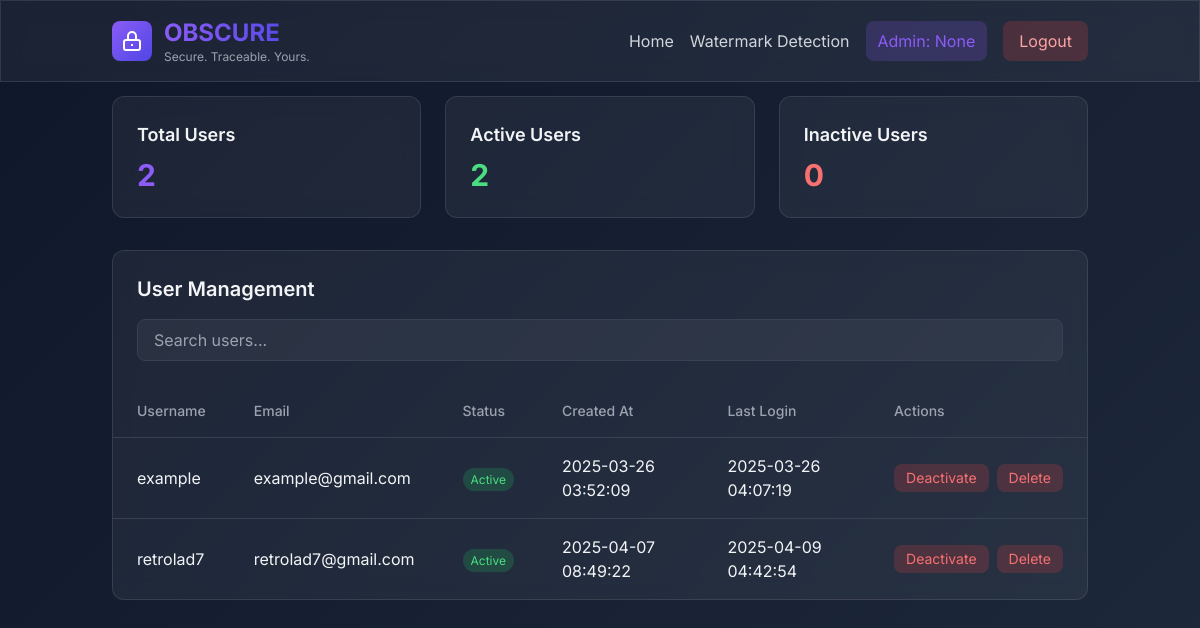
The app's page /admin (signed in), older data.
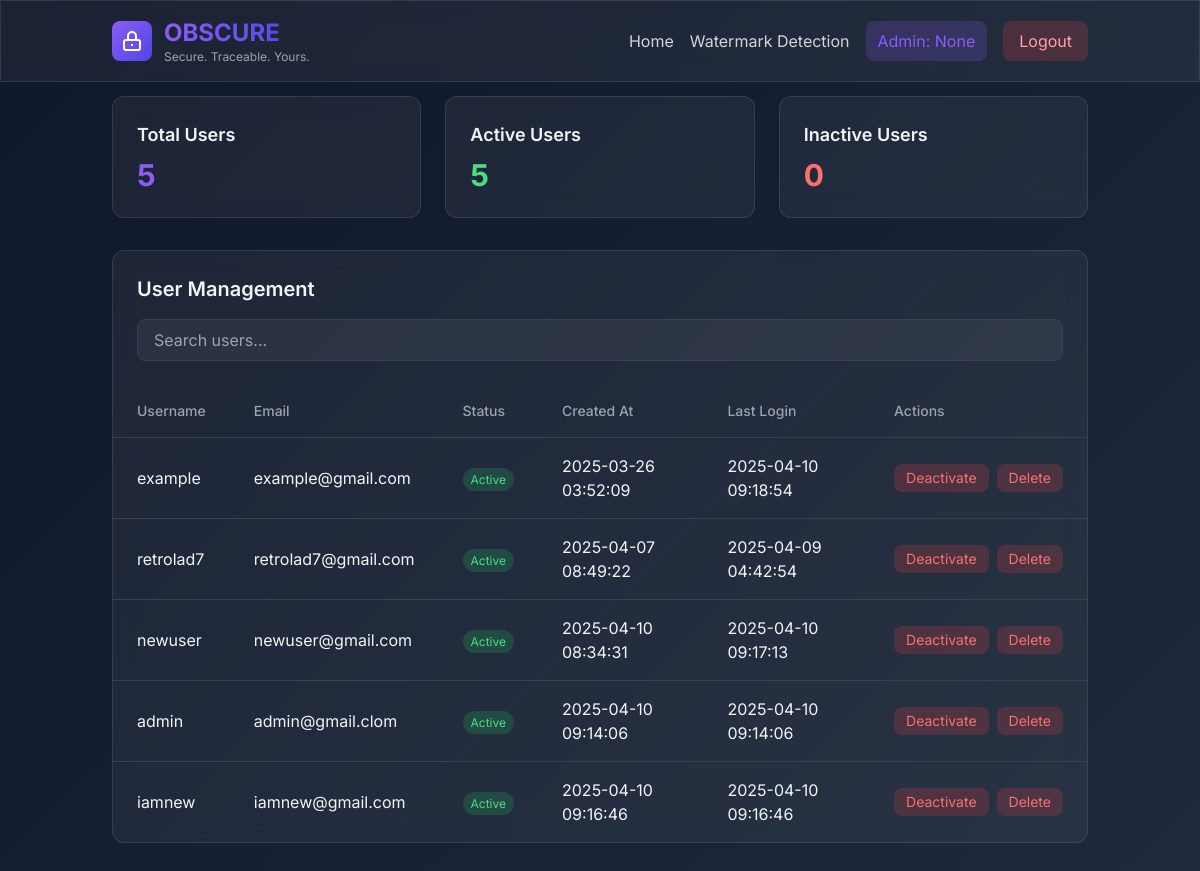
The same page, newer data.
### tables this page shows
CREATE TABLE users (
                id INTEGER PRIMARY KEY AUTOINCREMENT,
                username TEXT UNIQUE NOT NULL,
                email TEXT UNIQUE NOT NULL,
                password_hash TEXT NOT NULL,
                salt TEXT NOT NULL,
                created_at TIMESTAMP DEFAULT CURRENT_TIMESTAMP,
                last_login TIMESTAMP,
                is_active BOOLEAN DEFAULT 1
            );

### app.py (the view, shortened to what this page needs)
@app.route('/admin', methods=["GET", "POST"])
def admin():
    if 'admin' not in session:
        flash('Admin access required', 'error')
        return redirect(url_for('admin_login'))
    users = user_manager.get_all_users()
    return render_template('admin.html', users=users)

### users.py (called while the page is built)
    def get_all_users(self) -> list[Dict[str, Any]]:
        conn = sqlite3.connect(self.db_path)
        cursor = conn.cursor()
        cursor.execute("SELECT * FROM users")
        users = cursor.fetchall()
        conn.close()
        return [{
            'id': user[0],
            'username': user[1],
            'email': user[2],
            'created_at': user[5],
            'last_login': user[6],
            'is_active': user[7]
        } for user in users]

### templates/admin.html (shortened to what this page needs)
<!DOCTYPE html>
<html lang="en" class="scroll-smooth">
<head>
    <script src="https://cdn.tailwindcss.com"></script>
</head>
<body class="text-gray-100 min-h-screen">
    <nav class="glass-effect fixed w-full z-50">
        <div class="container mx-auto px-6 py-4">
            <div class="flex items-center justify-between">
                <div class="flex items-center">
                    <div class="flex items-center space-x-3">
                        <div class="flex items-center justify-center w-10 h-10 rounded-lg bg-gradient-to-br from-primary to-secondary">
                            <svg class="w-6 h-6 text-white" viewBox="0 0 24 24" fill="none" stroke="currentColor" stroke-width="2">
                                <path d="M12 15v2m-6 4h12a2 2 0 002-2v-6a2 2 0 00-2-2H6a2 2 0 00-2 2v6a2 2 0 002 2zm10-10V7a4 4 0 00-8 0v4h8z"/>
                            </svg>
                        </div>
                        <div class="flex flex-col">
                            <span class="text-2xl font-bold bg-gradient-to-r from-primary to-secondary bg-clip-text text-transparent">OBSCURE</span>
                            <span class="text-xs text-gray-400">Secure. Traceable. Yours.</span>
                        </div>
                    </div>
                </div>
                <div class="flex items-center space-x-4">
                    <a href="{{ url_for('index') }}" class="text-gray-300 hover:text-primary transition-colors">Home</a>
                    <a href="{{ url_for('admin_detect_watermark') }}" class="text-gray-300 hover:text-primary transition-colors">Watermark Detection</a>
                    <div class="px-3 py-2 bg-primary/20 text-primary rounded-lg">
                        Admin: {{ session.admin.email }}
                    </div>
                    <a href="{{ url_for('admin_logout') }}" class="px-4 py-2 bg-red-500/20 text-red-300 rounded-lg hover:bg-red-500/30 transition-colors">Logout</a>
                </div>
            </div>
        </div>
    </nav>
    <div class="container mx-auto px-6 pt-24 pb-12">
        <div class="grid grid-cols-1 md:grid-cols-3 gap-6 mb-8">
            <div class="glass-effect rounded-xl p-6">
                <h3 class="text-lg font-semibold mb-2">Total Users</h3>
                <p class="text-3xl font-bold text-primary">{{ users|length }}</p>
            </div>
            <div class="glass-effect rounded-xl p-6">
                <h3 class="text-lg font-semibold mb-2">Active Users</h3>
                <p class="text-3xl font-bold text-green-400">{{ users|selectattr('is_active')|list|length }}</p>
            </div>
            <div class="glass-effect rounded-xl p-6">
                <h3 class="text-lg font-semibold mb-2">Inactive Users</h3>
                <p class="text-3xl font-bold text-red-400">{{ users|rejectattr('is_active')|list|length }}</p>
            </div>
        </div>
        <div class="glass-effect rounded-xl overflow-hidden">
            <div class="p-6">
                <h2 class="text-xl font-semibold mb-4">User Management</h2>
                <div class="relative">
                    <input type="text" id="searchInput" placeholder="Search users..."
                        class="w-full px-4 py-2 bg-white/5 border border-gray-700 rounded-lg text-white placeholder-gray-400 focus:outline-none focus:border-primary">
                </div>
            </div>
            <div class="overflow-x-auto">
                <table class="w-full">
                    <thead>
                        <tr class="border-b border-gray-700">
                            <th class="px-6 py-4 text-left text-sm font-medium text-gray-400">Username</th>
                            <th class="px-6 py-4 text-left text-sm font-medium text-gray-400">Email</th>
                            <th class="px-6 py-4 text-left text-sm font-medium text-gray-400">Status</th>
                            <th class="px-6 py-4 text-left text-sm font-medium text-gray-400">Created At</th>
                            <th class="px-6 py-4 text-left text-sm font-medium text-gray-400">Last Login</th>
                            <th class="px-6 py-4 text-left text-sm font-medium text-gray-400">Actions</th>
                        </tr>
                    </thead>
                    <tbody class="divide-y divide-gray-700">
                        {% for user in users %}
                        <tr class="hover:bg-white/5">
                            <td class="px-6 py-4">{{ user.username }}</td>
                            <td class="px-6 py-4">{{ user.email }}</td>
                            <td class="px-6 py-4">
                                <span class="px-2 py-1 rounded-full text-xs {% if user.is_active %}bg-green-500/20 text-green-400{% else %}bg-red-500/20 text-red-400{% endif %}">
                                    {{ 'Active' if user.is_active else 'Inactive' }}
                                </span>
                            </td>
                            <td class="px-6 py-4">{{ user.created_at }}</td>
                            <td class="px-6 py-4">{{ user.last_login or 'Never' }}</td>
                            <td class="px-6 py-4">
                                <div class="flex space-x-2">
                                    <form action="{{ url_for('admin') }}" method="POST" class="inline">
                                        <button type="submit" class="px-3 py-1 text-sm rounded-lg {% if user.is_active %}bg-red-500/20 text-red-400 hover:bg-red-500/30{% else %}bg-green-500/20 text-green-400 hover:bg-green-500/30{% endif %} transition-colors">
                                            {{ 'Deactivate' if user.is_active else 'Activate' }}
                                        </button>
                                    </form>
                                    <form action="{{ url_for('admin') }}" method="POST" class="inline" onsubmit="return confirm('Are you sure you want to delete this user?');">
                                        <button type="submit" class="px-3 py-1 text-sm bg-red-500/20 text-red-400 rounded-lg hover:bg-red-500/30 transition-colors">
                                            Delete
                                        </button>
                                    </form>
                                </div>
                            </td>
                        </tr>
                        {% endfor %}
                    </tbody>
                </table>
            </div>
        </div>
    </div>
</body>
</html>

### templates/admin.html (style rules this page uses)
body { font-family: 'Inter', sans-serif; background: linear-gradient(135deg, #0F172A 0%, #1E293B 100%); }
.glass-effect { background: rgba(255, 255, 255, 0.05); backdrop-filter: blur(10px); border: 1px solid rgba(255, 255, 255, 0.1); }

Row changes from the older to the newer data that the page shows:
changed users "example": last_login "2025-03-26 04:07:19" → "2025-04-10 09:18:54"
added users: username "newuser", email "newuser@gmail.com", is_active "Active", created_at "2025-04-10 08:34:31", last_login "2025-04-10 09:17:13", is_active "Deactivate"
added users: username "admin", email "admin@gmail.clom", is_active "Active", created_at "2025-04-10 09:14:06", last_login "2025-04-10 09:14:06", is_active "Deactivate"
added users: username "iamnew", email "iamnew@gmail.com", is_active "Active", created_at "2025-04-10 09:16:46", last_login "2025-04-10 09:16:46", is_active "Deactivate"
Text that changed along with them:
{{ users|length }}: "2" → "5"
{{ users|selectattr('is_active')|list|length }}: "2" → "5"
